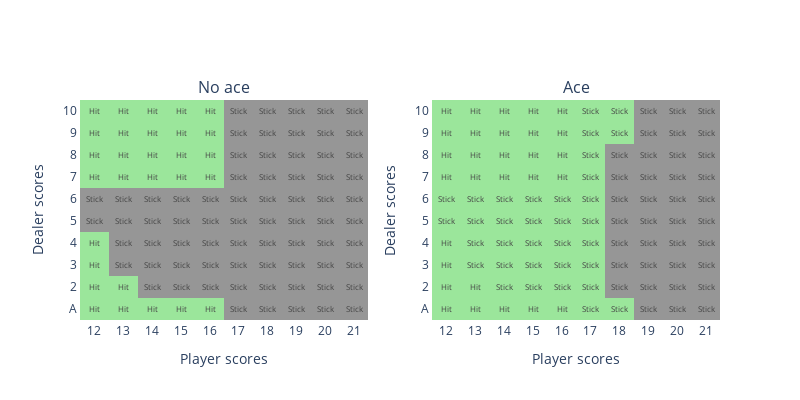

Notebook source saved alongside this figure:
### Code cell
import plotly.express as px

fig = make_subplots(rows=1, cols=2, subplot_titles=("No ace", "Ace"))
dealer_axis = np.linspace(1, 10, 10)
colorscale = [[0, "rgb(150,150,150)"], [1, "rgb(155,230,155)"]]

annotations = ['Stick', 'Hit']
policy_texts = {
    'no_ace': [[annotations[policy_grids['no_ace'][i, j]] for j in range(10)] for i in range(10)],
    'ace': [[annotations[policy_grids['ace'][i, j]] for j in range(10)] for i in range(10)]
}

fig.add_trace(go.Heatmap(x=player_scores_axis, y=card_names, z=policy_grids['no_ace'],
                         colorscale=colorscale,
                         text=policy_texts['no_ace'], texttemplate="%{text}"), 1, 1)
fig.add_trace(go.Heatmap(x=player_scores_axis, y=card_names, z=policy_grids['ace'],
                         colorscale=colorscale,
                         text=policy_texts['no_ace'], texttemplate="%{text}"), 1, 2)
fig.update_layout(width=800, height=400)
fig.update_scenes(xaxis_title_text='Dealer', yaxis_title_text='Player')
fig.update_traces(showscale=False)
fig.update_xaxes(showline=True, linewidth=1, title='Player scores', dtick=1)
fig.update_yaxes(showline=True, linewidth=1, title='Dealer scores', dtick=1)


fig.show()

### Figure 1 — Plotly figure (JSON) as saved in the notebook; plotly's stock layout.template omitted (floating-point values rounded to 4 significant figures)
{"data": [{"colorscale": [[0, "rgb(150,150,150)"], [1, "rgb(155,230,155)"]], "showscale": false, "text": [["Hit", "Hit", "Hit", "Hit", "Hit", "Stick", "Stick", "Stick", "Stick", "Stick"], ["Hit", "Hit", "Stick", "Stick", "Stick", "Stick", "Stick", "Stick", "Stick", "Stick"], ["Hit", "Stick", "Stick", "Stick", "Stick", "Stick", "Stick", "Stick", "Stick", "Stick"], ["Hit", "Stick", "Stick", "Stick", "Stick", "Stick", "Stick", "Stick", "Stick", "Stick"], ["Stick", "Stick", "Stick", "Stick", "Stick", "Stick", "Stick", "Stick", "Stick", "Stick"], ["Stick", "Stick", "Stick", "Stick", "Stick", "Stick", "Stick", "Stick", "Stick", "Stick"], ["Hit", "Hit", "Hit", "Hit", "Hit", "Stick", "Stick", "Stick", "Stick", "Stick"], ["Hit", "Hit", "Hit", "Hit", "Hit", "Stick", "Stick", "Stick", "Stick", "Stick"], ["Hit", "Hit", "Hit", "Hit", "Hit", "Stick", "Stick", "Stick", "Stick", "Stick"], ["Hit", "Hit", "Hit", "Hit", "Hit", "Stick", "Stick", "Stick", "Stick", "Stick"]], "texttemplate": "%{text}", "type": "heatmap", "x": [12, 13, 14, 15, 16, 17, 18, 19, 20, 21], "xaxis": "x", "y": ["A", "2", "3", "4", "5", "6", "7", "8", "9", "10"], "yaxis": "y", "z": [[1, 1, 1, 1, 1, 0, 0, 0, 0, 0], [1, 1, 0, 0, 0, 0, 0, 0, 0, 0], [1, 0, 0, 0, 0, 0, 0, 0, 0, 0], [1, 0, 0, 0, 0, 0, 0, 0, 0, 0], [0, 0, 0, 0, 0, 0, 0, 0, 0, 0], [0, 0, 0, 0, 0, 0, 0, 0, 0, 0], [1, 1, 1, 1, 1, 0, 0, 0, 0, 0], [1, 1, 1, 1, 1, 0, 0, 0, 0, 0], [1, 1, 1, 1, 1, 0, 0, 0, 0, 0], [1, 1, 1, 1, 1, 0, 0, 0, 0, 0]]}, {"colorscale": [[0, "rgb(150,150,150)"], [1, "rgb(155,230,155)"]], "showscale": false, "text": [["Hit", "Hit", "Hit", "Hit", "Hit", "Stick", "Stick", "Stick", "Stick", "Stick"], ["Hit", "Hit", "Stick", "Stick", "Stick", "Stick", "Stick", "Stick", "Stick", "Stick"], ["Hit", "Stick", "Stick", "Stick", "Stick", "Stick", "Stick", "Stick", "Stick", "Stick"], ["Hit", "Stick", "Stick", "Stick", "Stick", "Stick", "Stick", "Stick", "Stick", "Stick"], ["Stick", "Stick", "Stick", "Stick", "Stick", "Stick", "Stick", "Stick", "Stick", "Stick"], ["Stick", "Stick", "Stick", "Stick", "Stick", "Stick", "Stick", "Stick", "Stick", "Stick"], ["Hit", "Hit", "Hit", "Hit", "Hit", "Stick", "Stick", "Stick", "Stick", "Stick"], ["Hit", "Hit", "Hit", "Hit", "Hit", "Stick", "Stick", "Stick", "Stick", "Stick"], ["Hit", "Hit", "Hit", "Hit", "Hit", "Stick", "Stick", "Stick", "Stick", "Stick"], ["Hit", "Hit", "Hit", "Hit", "Hit", "Stick", "Stick", "Stick", "Stick", "Stick"]], "texttemplate": "%{text}", "type": "heatmap", "x": [12, 13, 14, 15, 16, 17, 18, 19, 20, 21], "xaxis": "x2", "y": ["A", "2", "3", "4", "5", "6", "7", "8", "9", "10"], "yaxis": "y2", "z": [[1, 1, 1, 1, 1, 1, 1, 0, 0, 0], [1, 1, 1, 1, 1, 1, 0, 0, 0, 0], [1, 1, 1, 1, 1, 1, 0, 0, 0, 0], [1, 1, 1, 1, 1, 1, 0, 0, 0, 0], [1, 1, 1, 1, 1, 1, 0, 0, 0, 0], [1, 1, 1, 1, 1, 1, 0, 0, 0, 0], [1, 1, 1, 1, 1, 1, 0, 0, 0, 0], [1, 1, 1, 1, 1, 1, 0, 0, 0, 0], [1, 1, 1, 1, 1, 1, 1, 0, 0, 0], [1, 1, 1, 1, 1, 1, 1, 0, 0, 0]]}], "layout": {"annotations": [{"font": {"size": 16}, "showarrow": false, "text": "No ace", "x": 0.225, "xanchor": "center", "xref": "paper", "y": 1, "yanchor": "bottom", "yref": "paper"}, {"font": {"size": 16}, "showarrow": false, "text": "Ace", "x": 0.775, "xanchor": "center", "xref": "paper", "y": 1, "yanchor": "bottom", "yref": "paper"}], "height": 400, "scene": {"xaxis": {"title": {"text": "Dealer"}}, "yaxis": {"title": {"text": "Player"}}}, "width": 800, "xaxis": {"anchor": "y", "domain": [0, 0.45], "dtick": 1, "linewidth": 1, "showline": true, "title": {"text": "Player scores"}}, "xaxis2": {"anchor": "y2", "domain": [0.55, 1], "dtick": 1, "linewidth": 1, "showline": true, "title": {"text": "Player scores"}}, "yaxis": {"anchor": "x", "domain": [0, 1], "dtick": 1, "linewidth": 1, "showline": true, "title": {"text": "Dealer scores"}}, "yaxis2": {"anchor": "x2", "domain": [0, 1], "dtick": 1, "linewidth": 1, "showline": true, "title": {"text": "Dealer scores"}}}}
